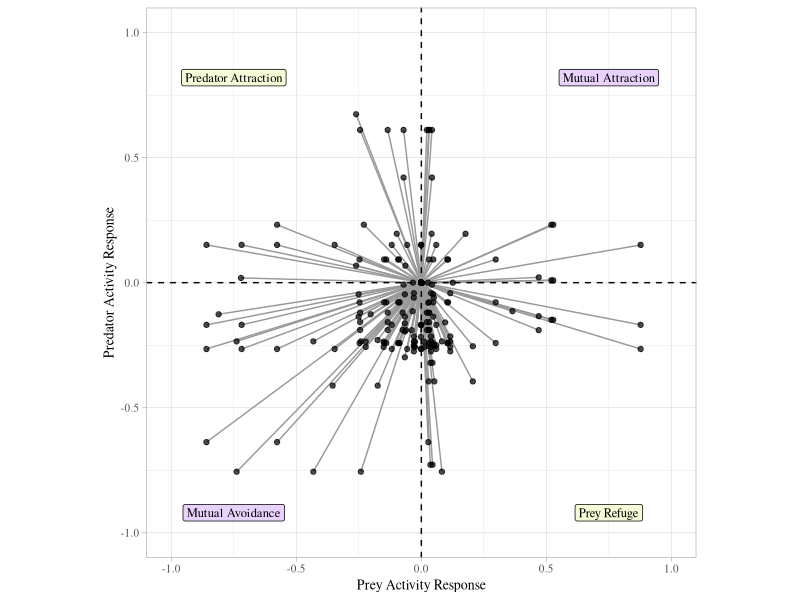
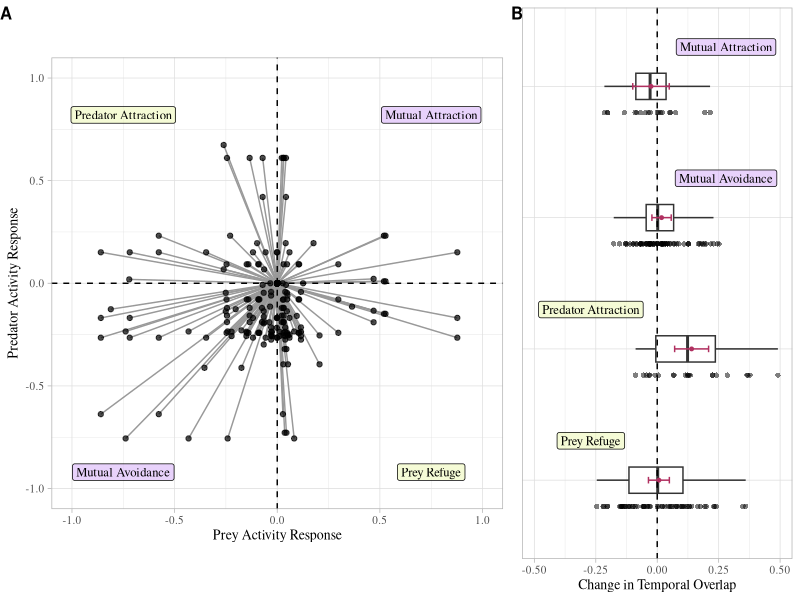
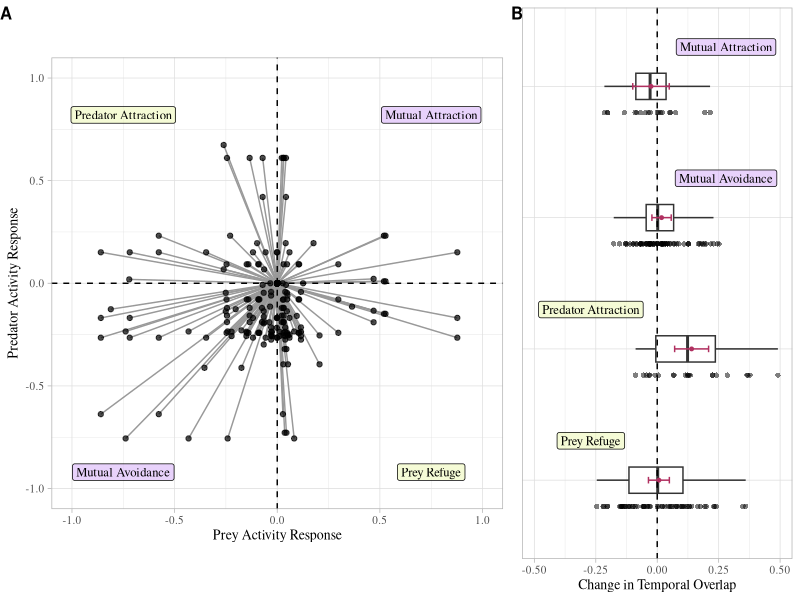

Here is the R script that generated these plots, in order:
## ---- chunk 1
knitr::opts_chunk$set(echo = FALSE, message = FALSE, warning = FALSE)
## ---- chunk 2
# Libraries
library(here) #set local working directory
library(tidyverse) #for data manipulation
library(emmeans) #for calculating estimated marginal means
library(multcomp) #for calculating CIs and tukey test
library(multcompView) #for labeling with letters
library(cowplot) #for joining plot panels
## ---- chunk 3
# Import data
data <- read_csv(here("data", "VanScoyoc_et_al_data.csv"))
## ---- chunk 4
# Center and standardize diurnal activity ratios
data <- data %>% 
        mutate(#center and standardize predator data
               pr_low_rescale = (pr_low_D_AR-0.5)*2 + #rescale diurnal activity from (0-1) to (-1-1)
                                 (-((pr_low_D_AR-0.5)*2)), #set low data to zero 
               pr_high_rescale = (pr_high_D_AR-0.5)*2 + #rescale diurnal activity from (0-1) to (-1-1)
                                 (-((pr_low_D_AR-0.5)*2)), #add opposite of pr_low_rescaled
               #center and standardize prey data
               py_low_rescale = (py_low_D_AR-0.5)*2 + #rescale diurnal activity from (0-1) to (-1-1)
                                 (-((py_low_D_AR-0.5)*2)), #set low data to zero 
               py_high_rescale = (py_high_D_AR-0.5)*2 + #rescale from (0-1) to (-1-1)
                                 (-((py_low_D_AR-0.5)*2))) #add opposite of pr_low_rescaled
## ---- chunk 5
# Tidy data for Figure2a
fig2a_data <- data %>% #call dataset
                dplyr::select(pair_ID, #select columns
                              pr_low_rescale, pr_high_rescale, 
                              py_low_rescale, py_high_rescale) %>% 
                pivot_longer(2:5) %>% #pivot data to long format for tidying human_activity level
                separate(name,c("type","human_activity"), sep = "_") %>% #separate columns
                mutate(type = ifelse(type == "pr", "predator", "prey")) %>% 
                pivot_wider(names_from = type, values_from = value) #pivot wide for plotting
## ---- chunk 6
# Fig 2a Plot

# Behavioral response pathway labels for plot 
plot_labels <- data.frame(name = c("Predator Attraction", "Mutual Attraction", 
                                   "Mutual Avoidance", "Prey Refuge"),
                          x = c(-0.75, 0.75, -0.75, 0.75), 
                          y = c(0.82, 0.82, -0.92, - 0.92))
                          
plot_colors <- factor(c("#D6AEF8","#EDF7B5","#EDF7B5","#D6AEF8"))

# Plot
fig2a <- ggplot() +
        #Add data
            geom_line(data = fig2a_data, aes(x=prey, y=predator, #add lines grouped by pair_id 
                                             group = pair_ID), color = "grey60") +
            geom_point(data = fig2a_data, aes(x=prey, y=predator), alpha = 0.7) + #add points   
            geom_label(data = plot_labels, aes(x = x, y = y, #add behavioral response pathway 
                                               label = name,
                                               fill = plot_colors,
                                               alpha = 0.2), 
                                    size = 3.2, family="serif") +
          #Format plot
            scale_fill_manual(values = c("#EDF7B5","#D6AEF8")) + #fill labels with theme colors
            guides(fill="none", alpha="none") + #remove fill legend
            labs(x = "Prey Activity Response", y = "Predator Activity Response") + #label axes
            geom_vline(xintercept = 0, linetype='dashed') + #set x-axis line
            geom_hline(yintercept = 0, linetype='dashed') + #set y-axis line
            lims(x=c(-1,1),y=c(-1,1)) + #set axis limits
            coord_fixed() + #fix plot dimensions
            theme_light() + #set theme
            theme(text=element_text(size=10, family="serif")) #set text size & font
fig2a
## ---- chunk 7
# Tidy data for Figure2b
fig2b_data <- data %>% #call dataset
                mutate(pr_shift_diurnal = pr_high_D_AR - pr_low_D_AR, #predator change in diurnality
                       py_shift_diurnal = py_high_D_AR - py_low_D_AR, #prey change in diurnality
                       hypothesis = ifelse(pr_shift_diurnal < 0 & py_shift_diurnal < 0, "Mutual Avoidance", 
                                  ifelse(pr_shift_diurnal > 0 & py_shift_diurnal > 0, "Mutual Attraction",
                                    ifelse(pr_shift_diurnal > 0 & py_shift_diurnal < 0, "Predator Attraction",
                                      ifelse(pr_shift_diurnal < 0 & py_shift_diurnal > 0, "Prey Refuge", 
                                             "Neutral"))))) %>% 
                dplyr::select(reference, pair_ID, #select columns for plotting
                              hypothesis, change_overlap) %>%
                filter(!grepl('Neutral', hypothesis)) %>% #remove neutral response dyads (n = 6)
                drop_na() #without dyads without overlap values (n = 5) 
  
#Results in 16 studies, n = 167 dyads
## ---- chunk 8
# Calculate confidence intervalse for Figure 2b
model <- lm(change_overlap ~ hypothesis, data = fig2b_data) #set up model
model_means <- emmeans(object = model, specs = "hypothesis") #get adjusted weight means per group
model_means_cld <- cld(object = model_means, #add letters to each mean
                       adjust = "Tukey", Letters = letters, alpha = 0.05)
## ---- chunk 9
# Behavioral response pathway labels for plot 
plot_labels2 <- data.frame(name = c("Prey Refuge", "Predator Attraction",
                                    "Mutual Avoidance", "Mutual Attraction"),
                           y = c(-0.27,-0.27,0.28, 0.28), 
                           x = c(1.3,2.3,3.3,4.3))

plot_colors2 <- factor(c("#D6AEF8","#D6AEF8","#EDF7B5","#EDF7B5"))

# Fig 2b Plot 

fig2b <- ggplot() +
      #Add data
          geom_point(data = fig2b_data, aes(y = change_overlap, x = fct_relevel(hypothesis, 
            "Prey Refuge","Predator Attraction","Mutual Avoidance","Mutual Attraction")), #add points
            shape = 16, alpha = 0.5, position = position_nudge(x = -0.2)) +
          geom_boxplot(data = fig2b_data, aes(y = change_overlap, x = hypothesis), #add boxplot
            width = 0.2, outlier.shape = NA, position = position_nudge(x = 0)) +
          geom_point(data = model_means_cld, #add mean
                     aes(y = emmean, x = hypothesis), size = 1, color = "maroon") +
          geom_errorbar(data = model_means_cld, #add confidence intervals
                        aes(ymin = lower.CL, ymax = upper.CL, x = hypothesis),
                        width = 0.05, color = "maroon") +
          geom_label(data = plot_labels2, aes(x = x, y = y, #add behavioral response pathway 
                                               label = name, 
                                               fill = plot_colors2, 
                                               alpha = 0.2), 
                                    size = 3.2, family="serif") +
      #Format plot
          scale_fill_manual(values = c("#EDF7B5","#D6AEF8","#EDF7B5","#EDF7B5")) + #fill plot labels
          guides(fill="none", alpha="none") + #remove fill legend
          labs(x = "", y = "Change in Temporal Overlap") + #label axes
          geom_hline(yintercept = 0, linetype = "dashed") + #set x-axis line
          theme_light() + #set theme
          theme(text=element_text(size=10, family="serif"), #format axis text   
                axis.title.y=element_blank(), #remove x axis   
                axis.text.y=element_blank(), #remove x axis   
                axis.ticks.y=element_blank()) + #remove x axis    
          coord_flip() + #flip plot orientation
          ylim(c(-0.5, 0.5)) #fix plot size
## ---- chunk 10
# Combine Figure 2 plots
figure2 <- plot_grid(fig2a, fig2b, labels = "AUTO", label_size = 12, #combine plots
                    align = "h", axis = "b", nrow = 1, rel_widths = c(3,1.7), 
                    hjust = c(0, -0.04))
figure2
ggsave("figure2.png", figure2, height = 4, width = 6.5, units = "in", dpi = 600)
